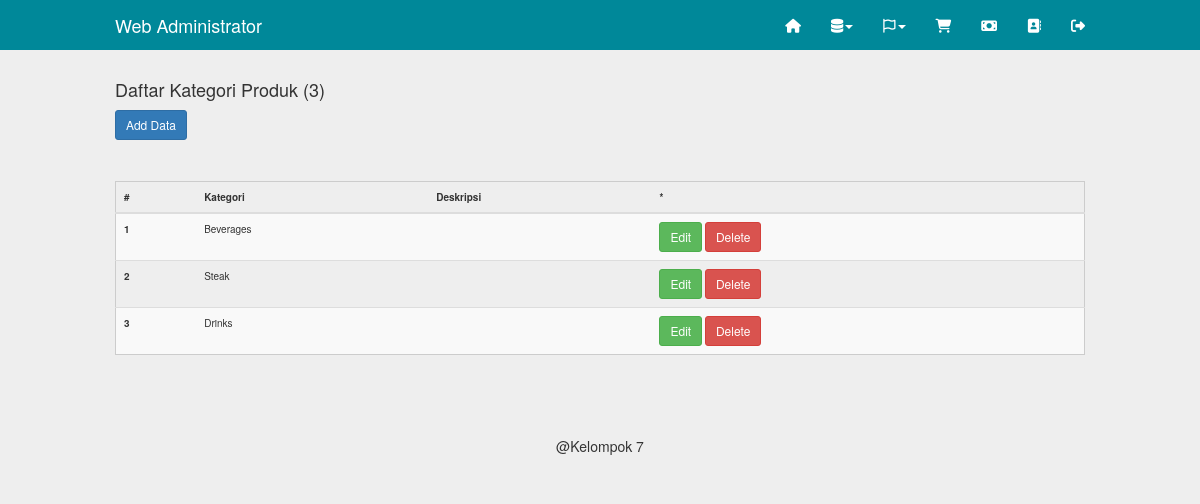
/admin/kategori_produk.php (signed in), run on an earlier commit of the app's database.
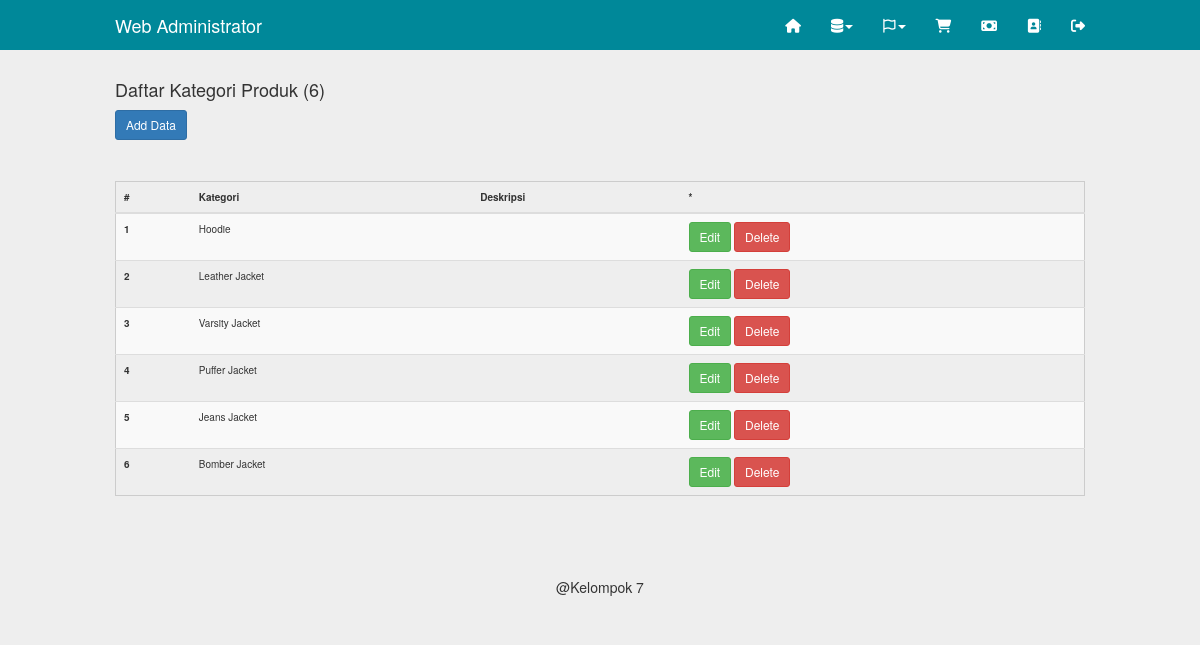
And on a later commit of the database.
### tables this page shows
CREATE TABLE `kategori_produk` (
  `id` int(3) NOT NULL,
  `nama` varchar(100) NOT NULL,
  `deskripsi` text NOT NULL
);

### inc/config.php (called while the page is built, shortened)
<?php
	$no = 1;
?>

### admin/kategori_produk.php (the view, shortened to what this page needs)
<?php
	include"../inc/config.php";
	include"inc/header.php";
?>
	<div class="container">
		<?php
			$q = mysqli_query($db, "select*from kategori_produk");
			$j = mysqli_num_rows($q);
		?>
		<h4>Daftar Kategori Produk (<?php echo ($j>0)?$j:0; ?>)</h4>
		<a class="btn btn-sm btn-primary" href="kategori_produk.php?act=create">Add Data</a>
		<hr>
		<table class="table table-striped table-hove">
			<thead>
				<tr>
					<th>#</th>
					<th>Kategori</th>
					<th>Deskripsi</th>
					<th>*</th>
				</tr>
			</thead>
			<tbody>
		<?php while($data=mysqli_fetch_object($q)){ ?>
				<tr>
					<th scope="row"><?php echo $no++; ?></th>
					<td><?php echo $data->nama ?></td>
					<td><?php echo $data->deskripsi ?></td>
					<td>
						<a class="btn btn-sm btn-success" href="kategori_produk.php?act=edit&&id=<?php echo $data->id ?>">Edit</a>
						<a class="btn btn-sm btn-danger" href="kategori_produk.php?act=delete&&id=<?php echo $data->id ?>">Delete</a>
					</td>
				</tr>
		<?php } ?>
			</tbody>
		</table>
    </div>
<?php include"inc/footer.php"; ?>

What changed in the data, as far as the page shows it:
changed kategori_produk: nama "Beverages" → "Hoodie"
changed kategori_produk: nama "Steak" → "Leather Jacket"
changed kategori_produk: nama "Drinks" → "Varsity Jacket"
added kategori_produk: nama "Puffer Jacket"
added kategori_produk: nama "Jeans Jacket"
added kategori_produk: nama "Bomber Jacket"
Also different on the page:
$j: "3" → "6"
